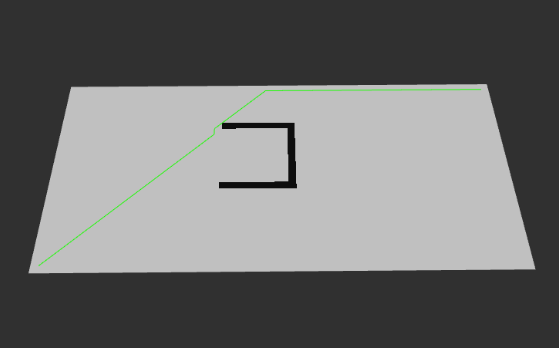
#> input picture astar/test.png, 559 x 348 px
$ python -i modifier.py   (imports and definitions only)
#> lines starting #> are read from the running program, lines starting #| are printed output that depends on the picture; after the words box and inside, x2 and y2 are one past the last pixel; in counts of white or black regions, pixels touching at a corner belong together
#> further down, picture is the input picture: shape (348, 559, 3); mean B, G, R 109.9, 110.4, 110
import cv2
import numpy as np

yellow_team_count = 0
red_team_count = 0

def identify_players(frame):

    global yellow_team_count, red_team_count

    hsv = cv2.cvtColor(frame, cv2.COLOR_BGR2HSV)
#> hsv: shape (348, 559, 3); mean H, S, V 0.4, 0.6, 110.4

    #limits
    yellow_lower = np.array([5, 0, 100])
    yellow_upper = np.array([67, 255, 255])
    red_lower = np.array([175, 137, 100])
    red_upper = np.array([178, 255, 255])

    #mask without morphing
    yellow_mask = cv2.inRange(hsv, yellow_lower, yellow_upper)
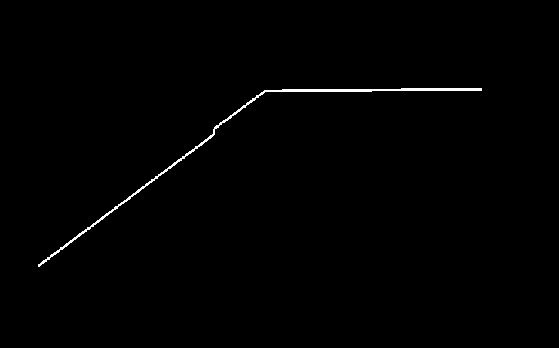
#> yellow_mask: shape (348, 559); 0.66% white in thin lines or dots, all inside (x1, y1, x2, y2) = (38, 88, 482, 267)
    red_mask = cv2.inRange(hsv, red_lower, red_upper)
#> red_mask: shape (348, 559); every value is 0

    kernel = cv2.getStructuringElement(cv2.MORPH_ELLIPSE, (5, 5))

    #masks with morphing
    yellow_mask = cv2.morphologyEx(yellow_mask, cv2.MORPH_OPEN, kernel)
    red_mask = cv2.morphologyEx(red_mask, cv2.MORPH_OPEN, kernel)

    #cv2.imshow("Post-Morph Red Mask", red_mask)

    #finding contours
    yellow_contours, _ = cv2.findContours(yellow_mask, cv2.RETR_EXTERNAL, cv2.CHAIN_APPROX_SIMPLE)
#> yellow_contours = []
    red_contours, _ = cv2.findContours(red_mask, cv2.RETR_EXTERNAL, cv2.CHAIN_APPROX_SIMPLE)
#> red_contours = []

    yellow_count = 0
    red_count = 0

    for cnt in yellow_contours:
        if cv2.contourArea(cnt) > 500:
            x, y, w, h = cv2.boundingRect(cnt)
            #find the centre of the contours with yellow and area > 500
            center = (x + w // 2, y + h // 2)
            cv2.circle(frame, center, 5, (0, 255, 255), -1)
            yellow_count += 1
#> this loop made 0 passes
#> after the loop, yellow_count = 0

    for cnt in red_contours:
        if cv2.contourArea(cnt) > 500:
            x, y, w, h = cv2.boundingRect(cnt)
            #find the centre of the contours with red and area > 500
            center = (x + w // 2, y + h // 2)
            cv2.circle(frame, center, 5, (0, 0, 255), -1)
            red_count += 1
#> after the loop, red_count = 0

    yellow_team_count += yellow_count
#> yellow_team_count = 0
    red_team_count += red_count
#> red_team_count = 0

    return yellow_count, red_count

def edited(frame):

    bw = cv2.cvtColor(frame, cv2.COLOR_BGR2GRAY)
    #the template to match - ball.png is a same-sized image of the volleyball. its been used as grayscale
    template = cv2.imread("ball.png", 0)

    (h, w) = template.shape

    methods = [cv2.TM_CCOEFF, cv2.TM_CCOEFF_NORMED, cv2.TM_CCORR, cv2.TM_CCORR_NORMED, cv2.TM_SQDIFF, cv2.TM_SQDIFF_NORMED]

    bw2 = bw.copy()

    #choosing a method of template matching, from methods.
    method = methods[1]

    result = cv2.matchTemplate(bw2, template, method)

    minv, maxv, minl, maxl = cv2.minMaxLoc(result)

    y, r = identify_players(frame)

    text = f"Red : {r}, Yellow : {y}"
    cv2.putText(frame, text, (10, 70), cv2.FONT_HERSHEY_DUPLEX, 1.0, (0, 255, 0), 2, cv2.LINE_AA)

    #sqdiff requires us to use the lower, the others require us to use the upper
    if method in [cv2.TM_SQDIFF, cv2.TM_SQDIFF_NORMED]:
        location = minl
    else:
        location = maxl

    #threshold of 0.8
    if maxv >= 0.8:
        btm_rt = (location[0] + w, location[1] + h)
        cv2.rectangle(frame, location, btm_rt, 255, 5)

    return frame

>>> import cv2
>>> picture = cv2.imread('../astar/test.png')
>>> result = identify_players(picture)
#> result = (0, 0)

$ run again, on astar/basic.png
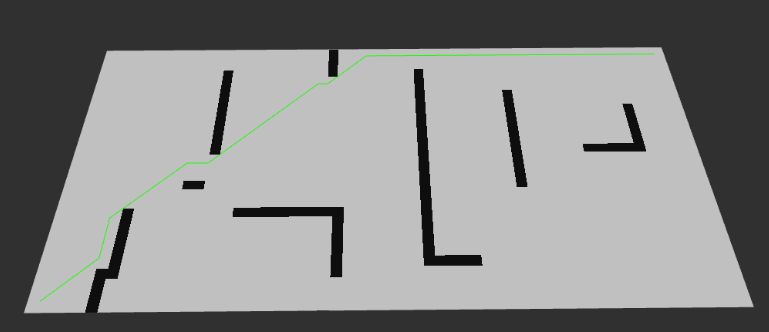
#> input picture astar/basic.png, 769 x 332 px
#> picture is the input picture: shape (332, 769, 3); mean B, G, R 136, 136.6, 136.1
#> hsv: shape (332, 769, 3); mean H, S, V 0.3, 0.6, 136.6
#> in identify_players, `yellow_mask = cv2.inRange(hsv, yellow_lower, yellow_upper)`:
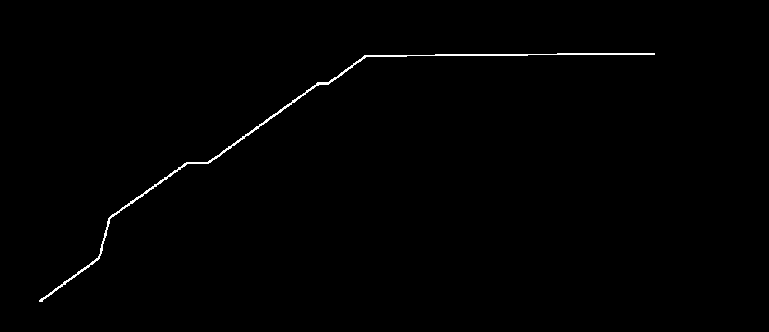
#> yellow_mask: shape (332, 769); 0.59% white in thin lines or dots, all inside (x1, y1, x2, y2) = (39, 53, 655, 302)
#> red_mask: shape (332, 769); every value is 0
#> yellow_contours = []
#> after the loop in identify_players, `for cnt in yellow_contours:`: yellow_count = 0
#> result = (0, 0)

$ run again, on astar/maze.png
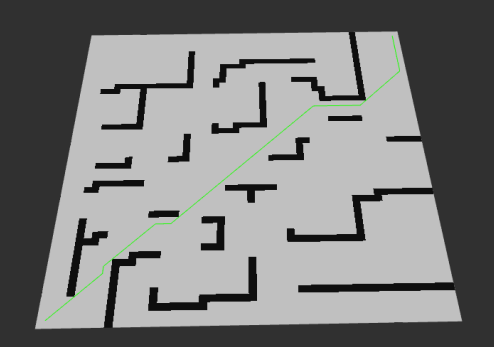
#> input picture astar/maze.png, 494 x 347 px
#> picture is the input picture: shape (347, 494, 3); mean B, G, R 125.3, 125.8, 125.4
#> hsv: shape (347, 494, 3); mean H, S, V 0.4, 0.6, 125.8
#> in identify_players, `yellow_mask = cv2.inRange(hsv, yellow_lower, yellow_upper)`:
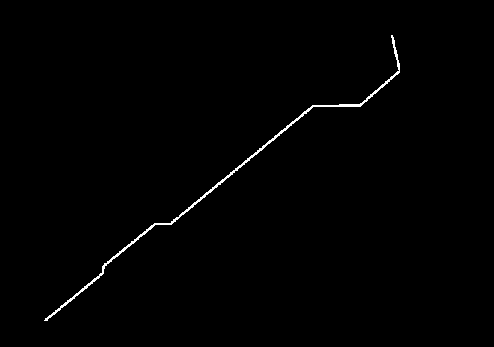
#> yellow_mask: shape (347, 494); 0.7% white in thin lines or dots, all inside (x1, y1, x2, y2) = (44, 35, 400, 321)
#> red_mask: shape (347, 494); every value is 0
#> yellow_contours = []
#> after the loop in identify_players, `for cnt in yellow_contours:`: yellow_count = 0
#> result = (0, 0)
